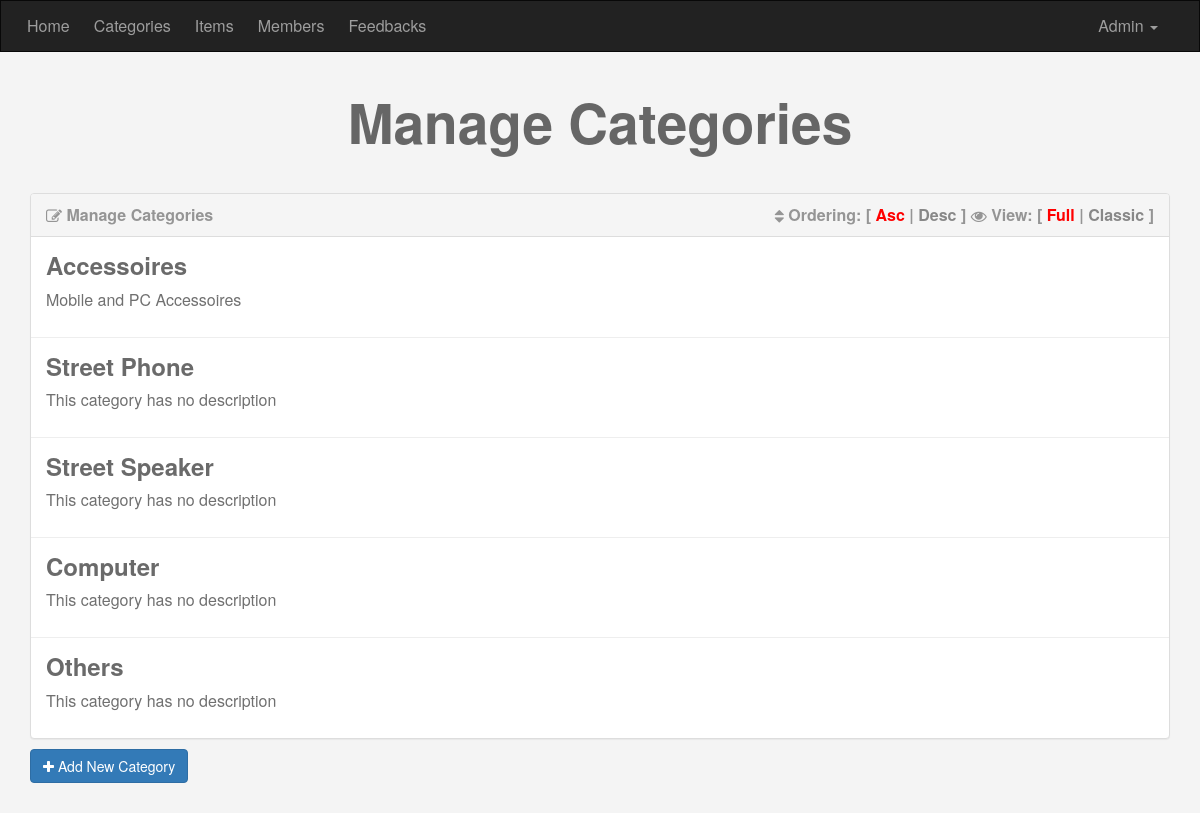
/admin/categories.php (signed in), run on the app's committed database.
### tables this page shows
CREATE TABLE `categories` (
  `ID` int(11) NOT NULL,
  `Name` varchar(255) NOT NULL,
  `Description` text NOT NULL,
  `parent` int(11) NOT NULL,
  `Ordering` int(11) DEFAULT NULL,
  `Visibility` tinyint(4) NOT NULL DEFAULT 0,
  `Allow_Comment` tinyint(4) NOT NULL DEFAULT 0,
  `Allow_Ads` tinyint(4) NOT NULL DEFAULT 0
);

### admin/categories.php (the view, shortened to what this page needs)
<?php
	if (isset($_SESSION['Username'])) {
		include 'init.php';
		$do = isset($_GET['do']) ? $_GET['do'] : 'Manage';
		if ($do == 'Manage') {
			$sort = 'asc';
			$stmt2 = $con->prepare("SELECT * FROM categories WHERE parent = 0 ORDER BY Ordering $sort");
			$stmt2->execute();
			$cats = $stmt2->fetchAll();
			if (! empty($cats)) {
			?>
			<h1 class="text-center">Manage Categories</h1>
			<div class="container categories">
				<div class="panel panel-default">
					<div class="panel-heading">
						<i class="fa fa-edit"></i> Manage Categories
						<div class="option pull-right">
							<i class="fa fa-sort"></i> Ordering: [
							<a class="<?php if ($sort == 'asc') { echo 'active'; } ?>" href="?sort=asc">Asc</a> |
							<a class="<?php if ($sort == 'desc') { echo 'active'; } ?>" href="?sort=desc">Desc</a> ]
							<i class="fa fa-eye"></i> View: [
							<span class="active" data-view="full">Full</span> |
							<span data-view="classic">Classic</span> ]
						</div>
					</div>
					<div class="panel-body">
						<?php
							foreach($cats as $cat) {
								echo "<div class='cat'>";
									echo "<h3>" . $cat['Name'] . '</h3>';
									echo "<div class='full-view'>";
										echo "<p>"; if($cat['Description'] == '') { echo 'This category has no description'; } else { echo $cat['Description']; } echo "</p>";
									echo "</div>";
								echo "</div>";
								echo "<hr>";
							}
						?>
					</div>
				</div>
				<a class="add-category btn btn-primary" href="categories.php?do=Add"><i class="fa fa-plus"></i> Add New Category</a>
			</div>
			<?php } ?>
			<?php
		}
		include $tpl . 'footer.php';
	} else {
		header('Location: index.php');
		exit();
	}
?>

### admin/layout/css/backend.css (style rules this page uses)
body { background-color: #F4F4F4; font-size: 16px; height: 800px; }
h1 { font-size: 55px; margin: 40px 0; font-weight: bold; color: #666; }
.categories .panel-heading { color: #959595; font-weight: bold; }
.categories .panel-heading i { position: relative; top: 1px; }
.categories .panel-body { padding: 0; }
.categories .option a { color: #888; text-decoration: none; }
.categories .option span { color: #888; cursor: pointer; }
.categories .option .active { color: #F00 }
.categories hr { margin-top: 0; margin-bottom: 0; }
.categories .cat { padding: 15px; position: relative; overflow: hidden; }
.categories .cat h3 { margin: 0; cursor: pointer; font-weight: bold; color: #6A6A6A; }
.categories .cat .full-view p { margin: 10px 0; color: #707070; }
.categories .add-category { margin-top: -10px; margin-bottom: 30px; }

### data on the page
categories: Name "Accessoires", Description "Mobile and PC Accessoires"
categories: Name "Street Phone", Description "This category has no description"
categories: Name "Street Speaker", Description "This category has no description"
categories: Name "Computer", Description "This category has no description"
categories: Name "Others", Description "This category has no description"

### other printed values
lang('HOME_ADMIN') "Home"
lang('CATEGORIES') "Categories"
lang('ITEMS') "Items"
lang('MEMBERS') "Members"
lang('FEEDBACKS') "Feedbacks"
